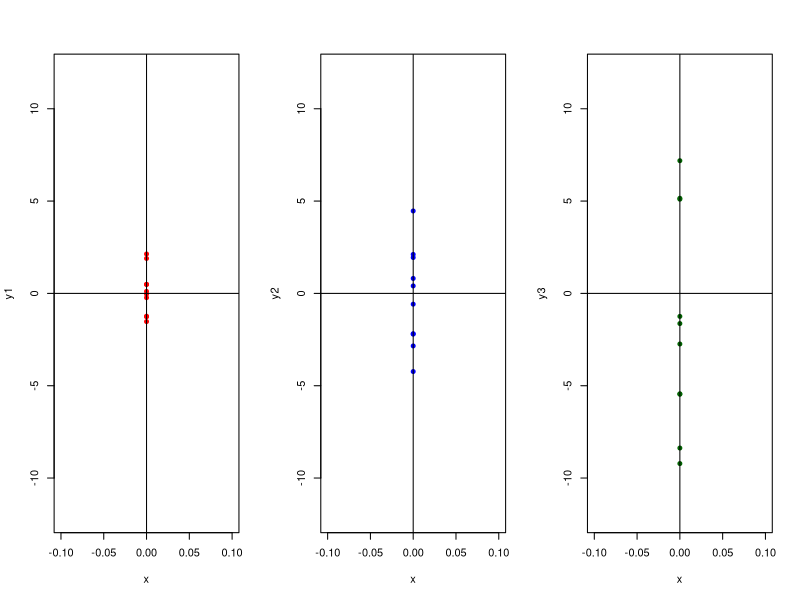
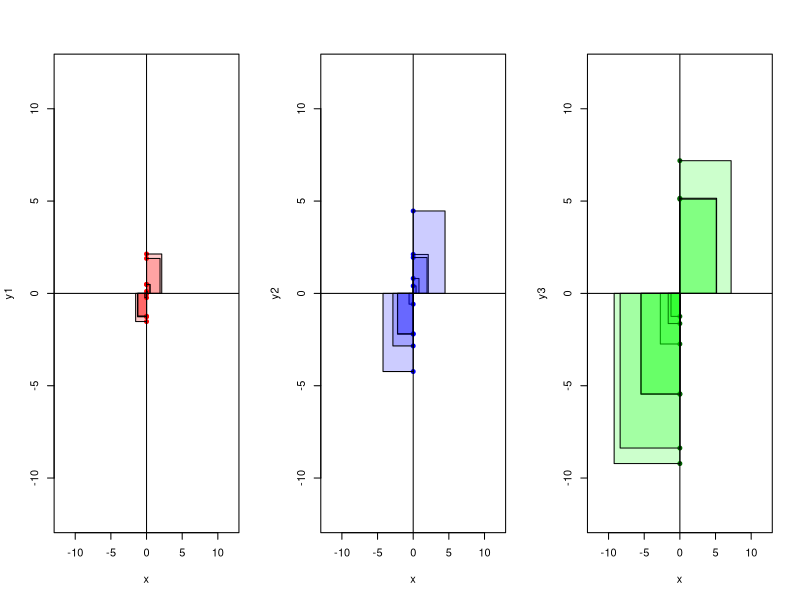
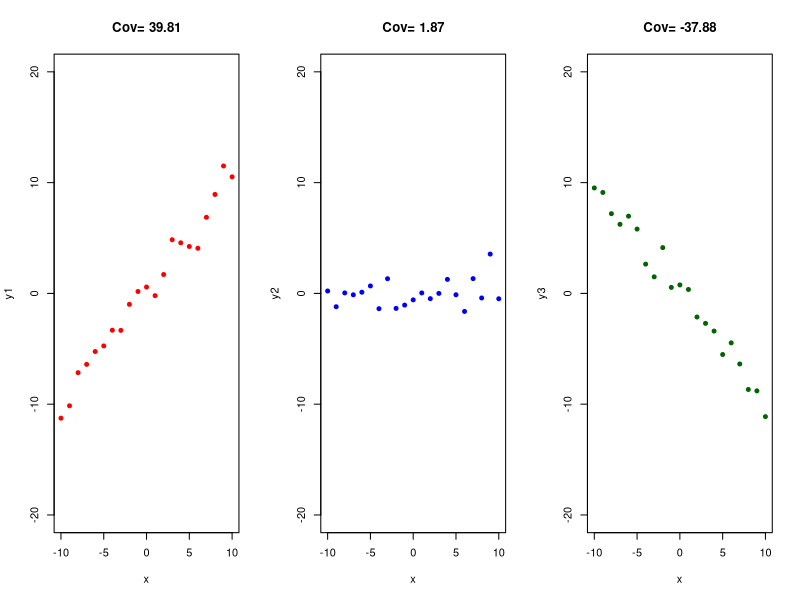
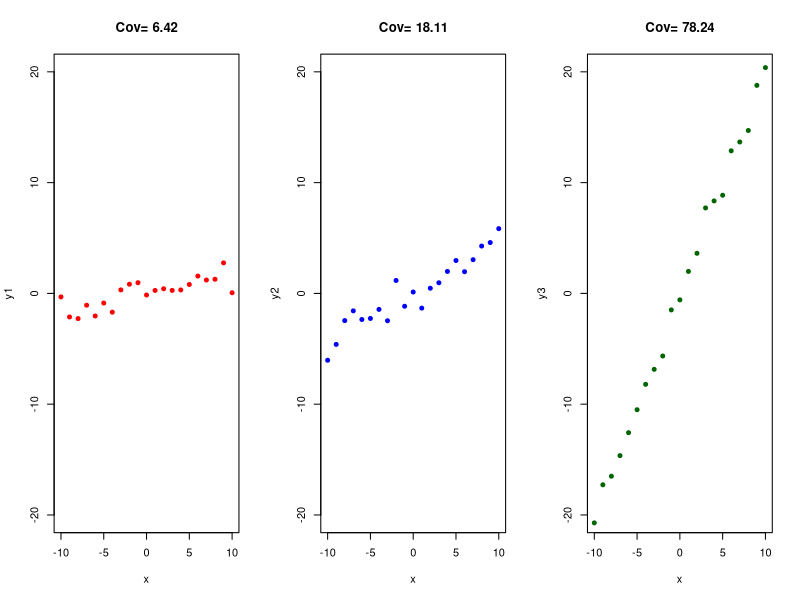
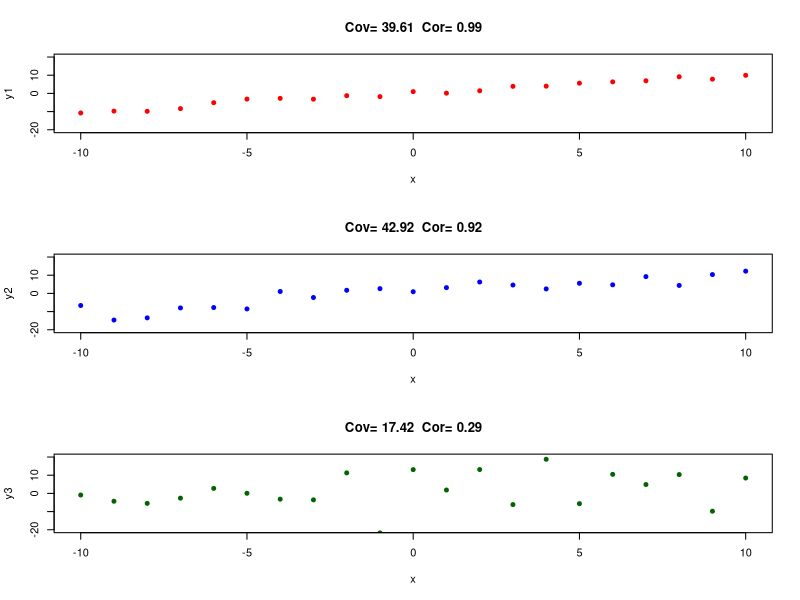
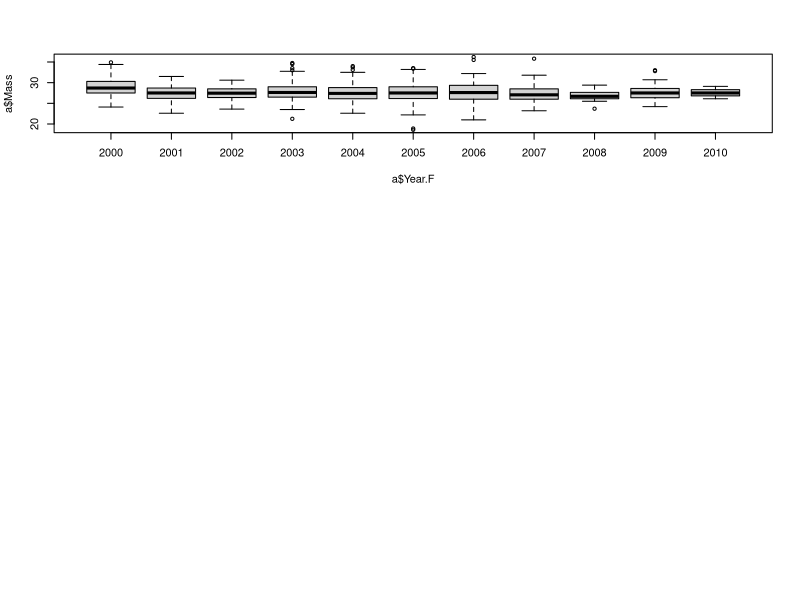
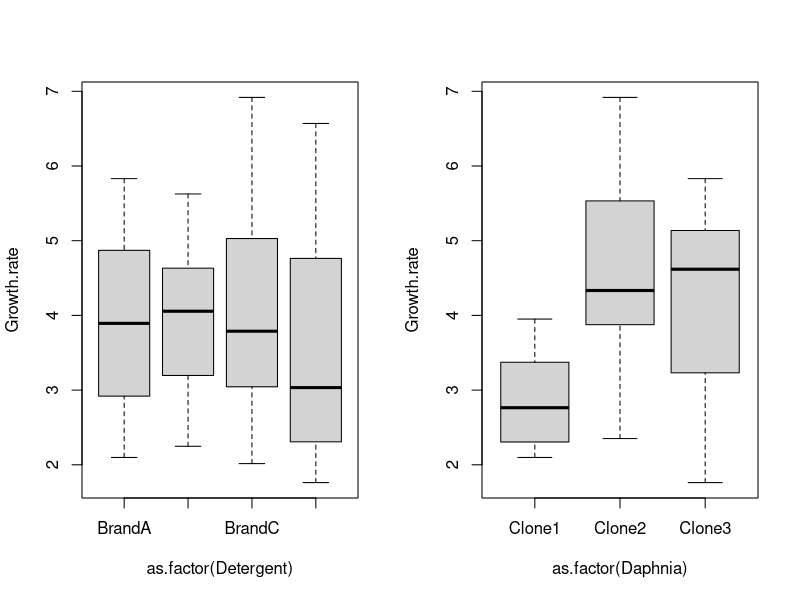
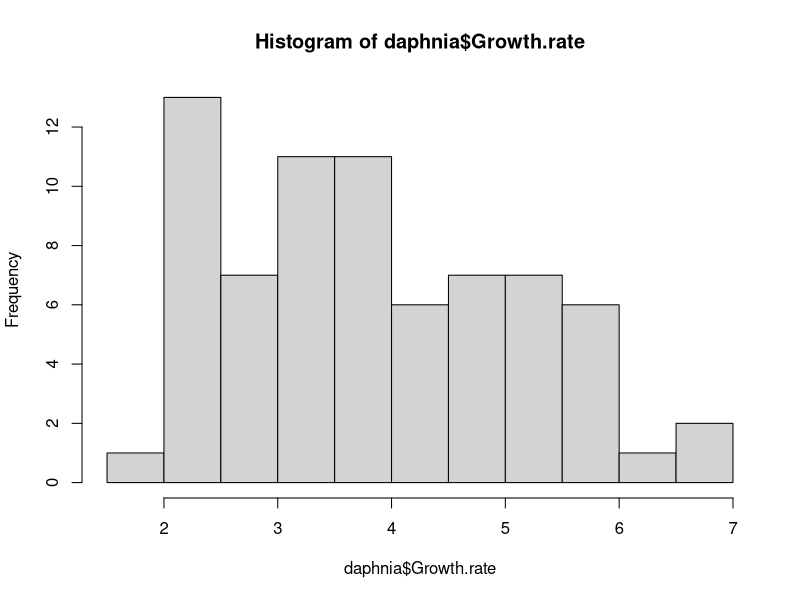

The R source for these figures, in order:
## Stats with sparrows


## SwS 10 - R squared, covariance, correlation ----

# covariance - how 2 variables change together
# product of sums of squares for x and y
# depends on units etc can be v big/small 

# covariance vs correlation
# correlation = cov/product of st dev for x and y
# STANDARDISED version of covariance
# will be between -1 and 1 - (easier to interpret/more meaningful/generally 
# applicable/comparable between studies than covar!)

# r squared
# coefficient of determination
# proportion of variance in y explained by x

# square of cor coef for 1 expl var
# >1 expl var: r^2 = 1 - SSresiduals / SStotal (SS=sums of squares=variance)

# cor coef describes relationship between x and y, between -1 and 1
# r squared describes how strong x and y correlated, between 0 and 1


## Hand-out work ----

# First, remember that the	variance is	really	just the sum of	the	deviations	from	the	mean.	
# That	means, for a given	dataset, we	take the mean,	and	then	subtract that	from	each	
# datapoint. That deviation then	is	squared,	and	we	add	all	up.	We	then	divide	by	the	sample	
# size	(minus	one).	We	can	visualize that	neatly:
rm(list = ls())
# create three data sets y with different variances (1, 10, 100)
# rnorm() requires sample size (20), mean and sd
y1<-rnorm(10, mean=0, sd=sqrt(1))
var(y1)

y2 <- -rnorm(10, mean=0, sd=sqrt(10))
var(y2)

y3<-rnorm(10, mean=0, sd=sqrt(100))
var(y3)

# create x for plotting
x <- rep(0, 10)
par(mfrow = c(1, 3))
plot(x, y1, xlim=c(-0.1,0.1), ylim=c(-12,12), pch=19, cex=0.8, col="red")
abline(v=0)
abline(h=0)

plot(x, y2, xlim=c(-0.1,0.1), ylim=c(-12,12), pch=19, cex=0.8, col="blue")
abline(v=0)
abline(h=0)

plot(x, y3, xlim=c(-0.1,0.1), ylim=c(-12,12), pch=19, cex=0.8, col="darkgreen")
abline(v=0)
abline(h=0)

# clear that y3 has larger variance - all have same mean

# now plot w the squares
?polygon()
par(mfrow = c(1, 3))

plot(x, y1, xlim=c(-12,12), ylim=c(-12,12) ,pch=19, cex=0.8, col="red")
abline(v=0)
abline(h=0)
polygon(x=c(0,0,y1[1],y1[1]),y=c(0,y1[1],y1[1],0), col=rgb(1, 0, 0,0.2))
polygon(x=c(0,0,y1[2],y1[2]),y=c(0,y1[2],y1[2],0), col=rgb(1, 0, 0,0.2))
polygon(x=c(0,0,y1[3],y1[3]),y=c(0,y1[3],y1[3],0), col=rgb(1, 0, 0,0.2))
polygon(x=c(0,0,y1[4],y1[4]),y=c(0,y1[4],y1[4],0), col=rgb(1, 0, 0,0.2))
polygon(x=c(0,0,y1[4],y1[4]),y=c(0,y1[4],y1[4],0), col=rgb(1, 0, 0,0.2))
polygon(x=c(0,0,y1[5],y1[5]),y=c(0,y1[5],y1[5],0), col=rgb(1, 0, 0,0.2))
polygon(x=c(0,0,y1[6],y1[6]),y=c(0,y1[6],y1[6],0), col=rgb(1, 0, 0,0.2))
polygon(x=c(0,0,y1[7],y1[7]),y=c(0,y1[7],y1[7],0), col=rgb(1, 0, 0,0.2))
polygon(x=c(0,0,y1[8],y1[8]),y=c(0,y1[8],y1[8],0), col=rgb(1, 0, 0,0.2))
polygon(x=c(0,0,y1[9],y1[9]),y=c(0,y1[9],y1[9],0), col=rgb(1, 0, 0,0.2))
polygon(x=c(0,0,y1[10],y1[10]),y=c(0,y1[10],y1[10],0), col=rgb(1, 0, 0,0.2))

# for loops for y2 and y3
plot(x, y2, xlim=c(-12,12), ylim=c(-12,12), pch=19, cex=0.8, col="blue")
abline(v=0)
abline(h=0)
for (i in 1:length(y2)) {
  polygon(x=c(0,0,y2[i],y2[i]),y=c(0,y2[i],y2[i],0), col=rgb(0, 0, 1,0.2))
}
plot(x, y3, xlim=c(-12,12), ylim=c(-12,12), pch=19, cex=0.8, col="darkgreen")
abline(v=0)
abline(h=0)
for (i in 1:length(y3)) {
  polygon(x=c(0,0,y3[i],y3[i]),y=c(0,y3[i],y3[i],0), col=rgb(0, 1, 0,0.2))
}
# evident that green squares MUCH bigger than red, and the sum of them will be much larger


## covariance
# now if we have second variable, x
# can calculate the covariances between x and y as the product between 
# deviations of the mean

# simulate that x and y are related (by multiplying x with y but change intensity of association)
rm(list = ls())
par(mfrow = c(1, 3))

x<-c(-10:10)
var(x)

# here the association is 1:1, positive
y1 <- x*1 + rnorm(21, mean=0, sd=sqrt(1))
cov(x, y1)
plot(x, y1, xlim=c(-10,10), ylim=c(-20, 20), col="red", pch=19, cex=0.8,
     main=paste("Cov=",round(cov(x,y1),digits=2)))

# here there is no association
y2 <- rnorm(21, mean=0, sd=sqrt(1))
cov(x, y2)
plot(x, y2, xlim=c(-10,10), ylim=c(-20, 20), col="blue", pch=19, cex=0.8, 
     main=paste("Cov=",round(cov(x,y2),digits=2)))

# here the association is negative
y3 <- x*(-1) + rnorm(21, mean=0, sd=sqrt(1))
cov(x, y3)
plot(x, y3, xlim=c(-10,10), ylim=c(-20, 20), col="darkgreen", pch=19, cex=0.8,
     main=paste("Cov=",round(cov(x,y3),digits=2)))


# introduce stronger/weaker associations
rm(list = ls())
par(mfrow = c(1, 3))

x<-c(-10:10)
var(x)

# here the association is very weak, but not 0:
y1<-x*0.1 + rnorm(21, mean=0, sd=sqrt(1))
cov(x, y1)
plot(x, y1, xlim=c(-10,10), ylim=c(-20, 20), col="red", pch=19, cex=0.8, 
     main=paste("Cov=",round(cov(x,y1),digits=2)))

# here it is 0.5
y2<-x*0.5+ rnorm(21, mean=0, sd=sqrt(1))
cov(x, y2)
plot(x, y2, xlim=c(-10,10), ylim=c(-20, 20), col="blue", pch=19, cex=0.8,
     main=paste("Cov=",round(cov(x,y2),digits=2)))

# here the association is 2
y3<- x*2 +rnorm(21, mean=0, sd=sqrt(1))
cov(x, y3)
plot(x, y3, xlim=c(-10,10), ylim=c(-20, 20), col="darkgreen", pch=19, cex=0.8,
     main=paste("Cov=",round(cov(x,y3),digits=2)))


# covariance changes the stronger vars are associated
# BUT not v useful
# depends on units

# fix this by standardizing 
# so that response var has st dev of 1
# OR (more elegant) standardize using the st devs of both vars
# this cor coef helps gauge strength of association between 2 vars that co-vary
# between -1 and 1 (0=no association, -1 and 1 strongest possible)
# without units so comparable to diff datasets

# compare cov and cor:
cov(x,y1)
cor(x, y1)
cov(x,y2)
cor(x,y2)
cov(x,y3)
cor(x,y3)

# introduce variation in y
rm(list = ls())
par(mfrow = c(3, 1))

x<-c(-10:10)
var(x)

# here the association is 1:1, with low variance in y
y1<-x*1 + rnorm(21, mean=0, sd=sqrt(1))
cov(x, y1)
plot(x, y1, xlim=c(-10,10), ylim=c(-20, 20), col="red", pch=19, cex=0.8,
     main=paste("Cov=",round(cov(x,y1),digits=2)," Cor=",round(cor(x,y1),digits=2)))

# The association remains 1:1, but higher variance in y
y2<-x*1 + rnorm(21, mean=0, sd=sqrt(10))
cov(x, y2)
plot(x, y2, xlim=c(-10,10), ylim=c(-20, 20), col="blue", pch=19, cex=0.8, 
     main=paste("Cov=",round(cov(x,y2),digits=2)," Cor=",round(cor(x,y2),digits=2)))

# even bigger variance in y
y3<- x*1 + rnorm(21, mean=0, sd=sqrt(100))
cov(x, y3)
plot(x, y3, xlim=c(-10,10), ylim=c(-20, 20), col="darkgreen", pch=19, cex=0.8,
     main=paste("Cov=",round(cov(x,y3),digits=2)," Cor=",
                round(cor(x,y3),digits=2)))
# cov stays ~same (higher x, higher y still 1:1)
# correlation decreases - more noise - less clear correlation


## calculus for mean, var, cov ----
rm(list= ls())

#### rules for the mean

## 1. the mean of a constant is the constant
mean(4)

## 2. adding a constant value to each term increases the mean (or 
# expected value) by the constant
y<-c(-3,5,8,-2)
mean(y)
mean(y+4)
mean(y)+4

## 3. multiplying each term by a constant value multiplies the mean 
# by that constant
mean(y*4)
mean(y)*4

## 4. the mean of the sum of 2 vars is the sum of the means
y1<-runif(n=4)
mean(y1)
mean(y)
mean(y1) + mean(y)
mean(y1+y)


#### rules for the variance

## 1. the variance of a constant is 0
a<-c(4,4,4,4)
var(a)

## 2. adding a constant value to the variable does not change the variance,
# it only shifts the mean
var(y)
mean(y)
var(y+4)
mean(y+4)

## 3. multiplying a random var by a constant increases the variance by the
# square of the constant
var(y)
var(y*2)
var(y*4)

## 4. the variance of the sum of 2/more random vars is equal to the sum of 
# each of their variances only when the random vars are independent
# independent means their covariance is 0
var(y)
y2<-c(-2, -10, 20, 18)
var(y2)
var(y+y2)
var(y) + var(y2)


#### rules for covariances

## 1. the covariance of 2 constants, c and k, is 0
rm(list = ls())
a<-rep(4,10)
b<-rep(6,10)
cov(a,b)

## 2. the covariance of 2 indpendent random vars is 0
rm(list = ls())
x<-runif(10)
y<-runif(10)
cov(x,y)

## 3. the covariance is a combinative (not affected by order)
cov(x, y)
cov(y, x)

## 4. the covariance of a random variable with a constant is 0
a<-rep(4,10)
cov(x,a)

## 5. adding a constant to either/both random vars does not change 
# their covariances
cov(x,y)
cov((x+5), y)
cov((x+5),(y+5))

## 6. multiplying a random var by a constant multiplies the covariance by 
# that constant
cov(x,y)
cov(x*2,y)

## 7. the covariance of a random var with a sum of random vars is just the 
# sum of the covariances with each of the random variables
z <- x*0.4+0.1*runif(10)
cov((x+y),z)
cov(x,z)+cov(y,z)


## SwS 11a - Linear models w categorical predictors ----

# lm(response ~ explanatory)

a <- read.table("../data/SparrowSize.txt", header=TRUE)
str(a)

# sex: 0 and 1
catmod1 <- lm(Mass ~ Sex, data=a)
summary(catmod1)

# yi = b0 + b1xi + epsiloni
# when xi = 0 (female) b0 will be intercept (yi = b0 + epsiloni)
# when xi = 1 (male) -- b1xi is the diff between females and males (yi = b0 + b1xi + epsiloni)
# like a ttest

# so in summary(catmod1) - intercept = mean mass for female, 
# add ~half a gram -> ave male mass (bit labelled Sex)

# mean of each group:
# females = intercept
# males = intercept + b1 (b1 diff between groups)

## intercept is the mean of reference category - R chooses this alphanumerically (can force-add 0 in front!)

catmod2 <- lm(Mass ~ Sex.1, data=a)
summary(catmod2)
# values still the same


## categorical predictors with more than 2 levels

# year as categorical predictor
# hypothesis: diff yrs have diff food supply
# prediction: mass differs between years

# have to tell R to use years as categorical

a$Year.F <- as.factor(a$Year)
str(a)

catmod3 <- lm(Mass ~ Year.F, data=a)
summary(catmod3)
# all categories compared to reference category
# sig stars against most - doesn't mean all years compleetly diff - only compared to ref
# have to do post-doc tests to compare each year

plot(a$Mass ~ a$Year.F)

## key points:
# r chooses ref level alpha numerically
# intercept = mean of ref level
# estimates = diff to ref level
# ttest: diff to ref level
# using cat vars w many levels - not so good because losing lots of degrees of freedom


## SwS 11b - multiple linear models ----

# can have >1 explanatory vars
# can mix continuous and factorial explanatory vars
# complexity increases
# BUT careful - need to be easily explained, presented

# yi = b0 + b1xio + b2xi1 + b3xi2 + epsiloni

## eg w 2 predictor vars
# yi = b0 + b1xio + b2xi1 + epsiloni
# b0 = intercept
# b1 = estimates effect of continuous var x0 (tarsus)
# b2 = estimates effect of 2-level factor x1 (sex)

# w no effect
# females (xi2 = 0) -> yi = b0 + b1xi0 + epsiloni 
# males (xi2 = 1) -> y = b0 + b1xi0 + b2 + epsiloni - males have diff intercept = b0 + b2
# slope same 

# males heavier than females, still no effect of tarsus
# estimate sig diff to females (mean is diff)

# effect of tarsus not sex
# sig effect of slope


## interaction of terms
# what if effect of sex and tarsus (would have diff intercepts and slopes)
# yi = b0 + b1xi0 + b2xi1 + b3xi0xi1 + epsiloni
# costs LOTS of degrees of freedom - and MUST have a biological explanation!!!!
# b3 term has xi0 (sex) and xi1 (tarsus) interacting
# no new variables - just interacting existing one
# females: linear function still same (intercept and slope) ( because xi0 = 0)
# males: -> b0 + b2 + (b1 = b3)xi0 + epsiloni  - both slope and intercept diff from females

# b0 - intercept of ref group
# b1 - slope of ref group
# b2 - diff of intercept of group 1 to ref
# b3 - diff of slope of group 1 to ref

# don't interpret estimates from lm summary by themselves for interactions!!

# t value for intercepts - whether diff from 0


## KEY - making models - THINK about which variables biologically meaningful!!!! ----
## model + vs *
# if slope is ~ same for all vars - add them
# if there is BIO JUSTIFICATION for slope being diff for diff vars - then would 
# be interaction - if not justification - no interaction!!
# generally not penalised for too simple model - WILL be penalised if too 
# complex for no reason/cannot be interpreted!!!


## SwS 11c ----

# multiple continuous predictors, interactions between continuous predictors, 
# interactions between categorical predictors

# interactions between continuous predictors
# main effects cannot be interpreted in isolation 
# difficult to interpret, visualise
# only do if meaning behind and relevant to hypothesis

## what to use when:
## Always think of hypothesis, depends on q
## do you want to:
# predict
# explain
# explore
# account for variables

# models 
# interpretation for continuous vs cat vars differs - know which using
# know your data
# do not over-fit


## Hand-out work ----
rm(list=ls())

## Daphnia growth
# rate of growth in water containing 4 diff detergents and using
# individuals of 3 diff clones

## load and examine data
daphnia <- read.delim("../data/daphnia.txt")
summary(daphnia)
head(daphnia)
str(daphnia)

## check for outliers
# from summary data- categories have sufficient sample sizes - homegeneous dataset
par(mfrow = c(1, 2))
plot(Growth.rate ~ as.factor(Detergent), data=daphnia)
plot(Growth.rate ~ as.factor(Daphnia), data = daphnia)
# outliers in boxplots would be circles - none here

## homegeneity of variances - important assumption
# looking at plot - look sort of simialr (rule of thumb: ratio between largest
# var and smalled should not be much more than 4)
require(dplyr)
daphnia %>%
  group_by(Detergent) %>%
  summarise (variance=var(Growth.rate))
# fairly similar
daphnia %>%
  group_by(Daphnia) %>%
  summarise (variance=var(Growth.rate))
# var for clone 1 more than 4 times smaller than others - borderline but we'll go with it
# keep this in mind when interpreting results!!!
# would be explicitly clear about assumptions in report -> (“the	assumption	of	normality	was violated	- the	ratio	between	the	largest	and smallest variance	was	5,	which	is	slightly	too	much	and	might	bias	the	least	square	estimators”)	and	consider	the	consequences	of	this	for	when	you	draw	your	conclusions (also	explicitly	in	your	report).

## are the data normally distributed?
dev.off()
hist(daphnia$Growth.rate)
# Errr.	Well.	This	is	a	good	one.	WHAT	exactly	needs	to	be	normally	distributed?	And	how	close	to	normal	should	it	be?	Linear	regression	assumes	normality,	but it is	reasonably robust	against	violations.	However,	it	assumes	that	the	observations	for	each	x	are	normal.	So,	if	you	measure	something	at	x-2	10	times,	you’d	expect	the	resulting	y	to	be	normally distributed.	Zuur	et	al.	2010	nicely	shows	this.	Really,	we	are	interested	in	the	residuals.	So	we’ll	look	at	that	later	in	more	detail	and	for	now	hope	that	the	growth	rate	is	ok-ish	normally	distributed.

## are there excessively many zeros?
# from hist, no

## is there co-linearity among the covariates?
# only have categories here so doesn't apply
# check if all combinations represented - we know this data homogeneous

## visually inspect relationships
# done w boxplots above - no continuous covariates, maybe clone 1 has effect-that's about it

## consider interactions?
# no


### Model daphnia

# first make barplots of mean and se for both genotype and detergent

# get means and se
seFun <- function(x) {
  sqrt(var(x)/length(x))
}
detergentMean <- with(daphnia, tapply(Growth.rate, INDEX = Detergent,
                                      FUN = mean))
detergentSEM <- with(daphnia, tapply(Growth.rate, INDEX = Detergent,
                                     FUN = seFun))
cloneMean <- with(daphnia, tapply(Growth.rate, INDEX = Daphnia, FUN = mean))
cloneSEM <- with(daphnia, tapply(Growth.rate, INDEX = Daphnia, FUN = seFun))

# plot
par(mfrow=c(2,1),mar=c(4,4,1,1))  # plot one above other and reduce size of margins
barMids <- barplot(detergentMean, xlab = "Detergent type", 
                   ylab = "Population growth rate", ylim = c(0, 5))
arrows(barMids, detergentMean - detergentSEM, barMids, detergentMean +
         detergentSEM, code = 3, angle = 90)
barMids <- barplot(cloneMean, xlab = "Daphnia clone", 
                   ylab = "Population growth rate", ylim = c(0, 5))
arrows(barMids, cloneMean - cloneSEM, barMids, cloneMean + cloneSEM,
       code = 3, angle = 90)
# doesn't look like detergents matter but test anyway to see if any 
# explanatory power

daphniaMod <- lm(Growth.rate ~ Detergent + Daphnia, data=daphnia)
summary(daphniaMod)
# intercept is mean for brandA clone1 - this mean is sig diff from 0
# then next estimate is comparing mean of BrandB Clone1 to the ref (brandA Clone1) - not sig diff
# etc
# same difference in means as calculated for barplot
detergentMean - detergentMean[1]
cloneMean - cloneMean[1]
# to get mean of BrandA Clone2 - do intercept + estimate for Clone2
# to get mean of BrandB Clone3 - do intercept + estimate for BrandB + estimate for Clone3

## can use Tukey HSD to test all pairwise differences:
# first change model slightly (as Tukey doesn't accept lm input)
?aov  # v similar but less powerful than lm - can be useful
daphniaANOVAMod <- aov(Growth.rate ~ Detergent + Daphnia, data = daphnia)
summary(daphniaANOVAMod)
# Tukey
daphniaModHSD <- TukeyHSD(daphniaANOVAMod)
daphniaModHSD
# gives upper and lower 95CI (confidence interval)

# 2 tables: detergent (shows none are sig diff)
# daphnia  - clone1 sig diff from 2 and 3, 2 and 3 not diff to each other

par(mfrow=c(2,1),mar=c(4,4,2,2))
plot(daphniaModHSD)
# can see that clone1-clone2 and clone1-clone3 are the only ones that are sig diff from 0

## model validation
par(mfrow=c(2,2))
plot(daphniaMod)
# oh no! -no stars in the sky!
# QQ plot looks good - no outliers indeed
# but not too bad -publishable! IF openly explain the tihngs that affect how one interprets the data


## multiple regression ----

# dataset on volume of usable timber harvested from trees of known height and girth
# want to know whether height and girth important inpredicting yield from a tree

timber <- read.delim("../data/timber.txt")
summary(timber)
str(timber)
head(timber)

## outliers
par(mfrow = c(2, 2))
boxplot(timber$volume)
boxplot(timber$girth)
boxplot(timber$height)
# 1 outlier in volume - large but not excessively
# nothing to suggest it's a measurement error or typo - could be biologically true
# leave it in - remember when looking at leverage

## homogeneity of variances - level of variance of expl vars constant across sample
var(timber$volume)
var(timber$girth)
var(timber$height)
# violation of homogeneity = hetergeneity/heteroscedasticy
# interested in volumne (y) so standardize the x's:
# transform data:
t2<-as.data.frame(subset(timber, timber$volume!="NA"))
t2$z.girth<-scale(timber$girth)
t2$z.height<-scale(timber$height)
var(t2$z.girth)
var(t2$z.height)
plot(t2)

## normally dist?
par(mfrow = c(2, 2))
hist(t2$volume)
hist(t2$girth)
hist(t2$height)

## excessively many 0s?
# no

## co-linearity among covariates?
pairs(timber)
cor(timber)
# all variables positively correlated 
# tree diameter better predictor of yield than height
# too much correlation among the predictors (height and girth)
# not good - colinearity - inflates variation (would get larger se)
# then more difficult to detect an effect - get non-sig even if might be
# dropping covariates can affect estimates of other covars if colinear
# SEs inflated w square root of Variance Inflation Factor
# can use this VIF to see what amount of colinearity is too much

# calculate VIF by running extra linear model in which the covariate of focus (here girth)
# is y, and all other covars (height) are the covars
# then:
# VIF = 1 / (1 - R^2)
summary(lm(girth ~ height, data = timber))
VIF<- 1/(1-0.27)
VIF
sqrt(VIF)
# so SEs of girth inflated by 1.17 - not a lot
# some people - get rid of all covars w VIF > 3, some say >10
# test for it and keep in mind! (disclose in report) - think biology always
pairs(timber)
cor(timber)
# can see outlier in vol but behaves like all other points - doesn't 
# influence correlation too much
# same w scaled predictors - much the same - same correlations (should be!)
pairs(t2)
cor(t2)

## visually inspect relationships
# for covars done
# pair plot shows relationships w response var (vol) - are some relationships

## interactions?
# not for now

# if girth has such high corr w vol, do we need height too?
timberMod <- lm(volume ~ girth + height, data = timber)
anova(timberMod)
# yes! height needed as well as girth
summary(timberMod)

# R^2 shows >90% var in vol comes explained by:
# vol = -4.2 + 0.08*height + 0.04*girth
# NOTE: model makes stupid predictions if tree is v small 
# - 1m sapling w diameter 10cm contains -3.72 tonnes timber...!
# not sensible to expect model to make good predictions outside of 
# range of data used to fit it

plot(timberMod)
# no starry sky!
# QQ ok
# leverage not nice - one point esp stands out - 31
# if wanting to publish - run whole thing without this point and see if 
# come to same conclusions
# if so, leave it in, if not - think about why 31 stands out so much


# without 31
timber_subset <- t2[1:30,]
summary(timber_subset)
str(timber_subset)
head(timber_subset)

par(mfrow = c(2, 2))
boxplot(timber_subset$volume)
boxplot(timber_subset$girth)
boxplot(timber_subset$height)
# no outliers now

plot(timber_subset)
pairs(timber_subset)
cor(timber_subset)
summary(lm(girth ~ height, data = timber_subset))
VIF<- 1/(1-0.2)
VIF
sqrt(VIF)  # smaller VIF

timberMod2 <- lm(volume ~ girth + height, data = timber_subset)
anova(timberMod2)
summary(timberMod2)
plot(timberMod2)
## conclusions still basically the same


#### checklist ----
# 1. outliers?
# 2. homogeneity of variances?
# 3. normally distributed data?
# 4. excessively many zeros?
# 5. co-linearity amonf the covariates?
# 6. visually inspect relationships
# 7. consider interactions?